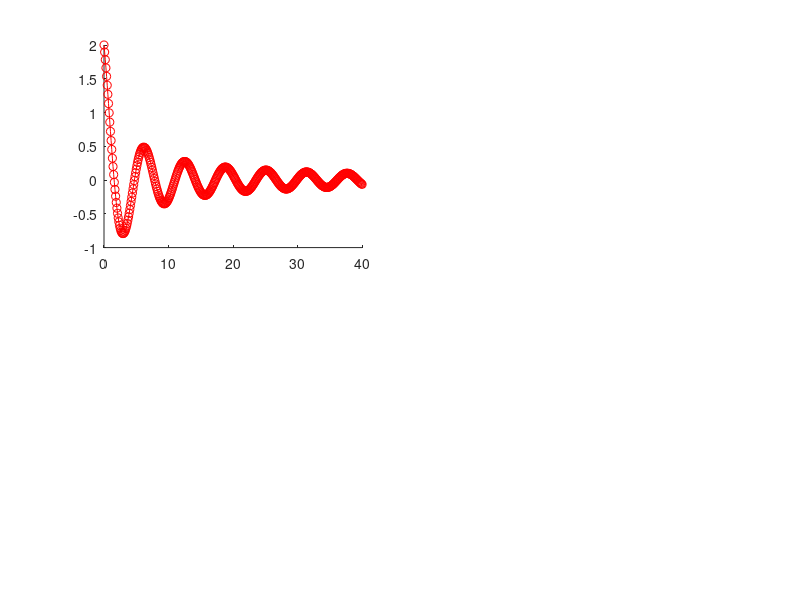

MATLAB code for this plot: (Note: this script raises an error after producing the figure.)
% test dual axis


%%
figure(3);clf
subplot(221)
x1 = 0:0.1:40;
y1 = 4.*cos(x1)./(x1+2);
line(x1,y1,'Color','r')
hold on
plot(x1,y1,'or')
ax1 = gca; % current axes
YLim1 = ax1.YLim
ax1.XColor = 'r';
ax1.YColor = 'r'
ax1_pos = ax1.Position; % position of first axes
ax2 = axes('Position',ax1_pos,...
    'XAxisLocation','top',...
    'YAxisLocation','right',...
    'Color','none')
 
x2 = 1:0.2:20;
y2 = x2.^2./x2.^3;
line(x2,y2,'Parent',ax2,'Color','k')
hold on
plot(x2,y2,'+k')
set(gca,'YLim',YLim1);
